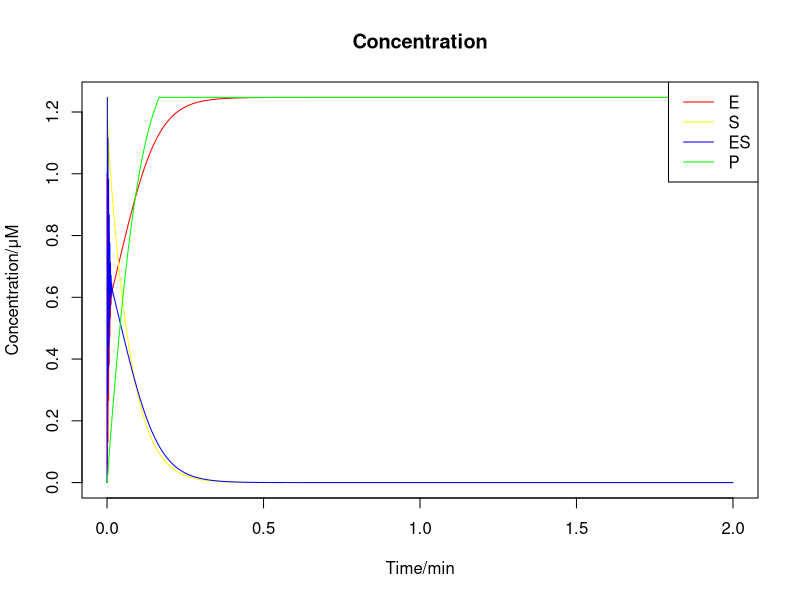
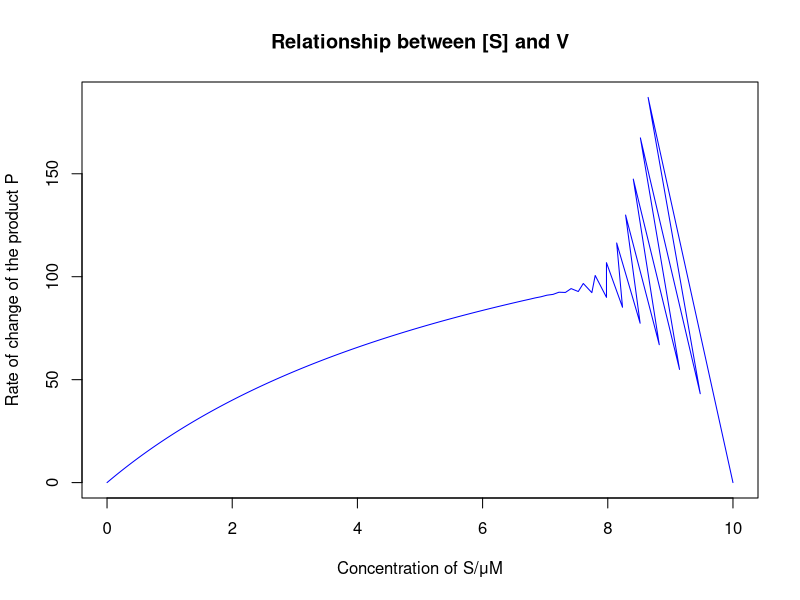

These charts were generated, in order, by the following R code:
rm(list = ls()) 
warnings('off')
k1 = 100
k2 = 600
k3 = 150
f1 = function(t, y1, y2, y3, y4) k1*y1*y2 - k2*y3 - k3*y3
f2 = function(t, y1, y2, y3, y4) k1*y1*y2 - k2*y3
f3 = function(t, y1, y2, y3, y4) k1*y1*y2 - k2*y3 - k3*y3
f4 = function(t, y1, y2, y3, y4) k3*y3
h = 0.001
N = 2000
t = c(0)
y1 = c(1)
y2 = c(10)
y3 = c(0)
y4 = c(0)
for (i in c(1:N)){
  K11 = f1(tail(t,1), tail(y1,1), tail(y2,1), tail(y3,1), tail(y4,1)) 
  K12 = f1(tail(t,1) + 0.5*h, tail(y1,1) + 0.5*h*K11, tail(y2,1) + 0.5*h*K11, tail(y3,1) + 0.5*h*K11, tail(y4,1) + 0.5*h*K11)
  K13 = f1(tail(t,1) + 0.5*h, tail(y1,1) + 0.5*h*K12, tail(y2,1) + 0.5*h*K12, tail(y3,1) + 0.5*h*K12, tail(y4,1) + 0.5*h*K12)
  K14 = f1(tail(t,1) + h, tail(y1,1) + h*K13, tail(y2,1) + h*K13, tail(y3,1) + h*K13, tail(y4,1) + h*K13)
  y1_temple = tail(y1,1) - h/6*(K11 + 2*K12 + 2*K13 + K14)
  K21 = f2(tail(t,1), tail(y1,1), tail(y2,1), tail(y3,1), tail(y4,1))  
  K22 = f2(tail(t,1) + 0.5*h, tail(y1,1) + 0.5*h*K21, tail(y2,1) + 0.5*h*K21, tail(y3,1) + 0.5*h*K21, tail(y4,1) + 0.5*h*K21)
  K23 = f2(tail(t,1) + 0.5*h, tail(y1,1) + 0.5*h*K22, tail(y2,1) + 0.5*h*K22, tail(y3,1) + 0.5*h*K22, tail(y4,1) + 0.5*h*K22)
  K24 = f2(tail(t,1) + h, tail(y1,1) + h*K23, tail(y2,1) + h*K23, tail(y3,1) + h*K23, tail(y4,1) + h*K23)
  y2_temple = tail(y2,1) - h/6*(K21 + 2*K22 + 2*K23 + K24)
  K31 = f3(tail(t,1), tail(y1,1), tail(y2,1), tail(y3,1), tail(y4,1))  
  K32 = f3(tail(t,1) + 0.5*h, tail(y1,1) + 0.5*h*K31, tail(y2,1) + 0.5*h*K31, tail(y3,1) + 0.5*h*K31, tail(y4,1) + 0.5*h*K31)
  K33 = f3(tail(t,1) + 0.5*h, tail(y1,1) + 0.5*h*K32, tail(y2,1) + 0.5*h*K32, tail(y3,1) + 0.5*h*K32, tail(y4,1) + 0.5*h*K32)
  K34 = f3(tail(t,1) + h, tail(y1,1) + h*K33, tail(y2,1) + h*K33, tail(y3,1) + h*K33, tail(y4,1) + h*K33)
  y3_temple = tail(y3,1) + h/6*(K31 + 2*K32 + 2*K33 + K34)
  K41 = f4(tail(t,1), tail(y1,1), tail(y2,1), tail(y3,1), tail(y4,1))  
  K42 = f4(tail(t,1) + 0.5*h, tail(y1,1) + 0.5*h*K41, tail(y2,1) + 0.5*h*K41, tail(y3,1) + 0.5*h*K41, tail(y4,1) + 0.5*h*K41)
  K43 = f4(tail(t,1) + 0.5*h, tail(y1,1) + 0.5*h*K42, tail(y2,1) + 0.5*h*K42, tail(y3,1) + 0.5*h*K42, tail(y4,1) + 0.5*h*K42)
  K44 = f4(tail(t,1) + h, tail(y1,1) + h*K43, tail(y2,1) + h*K43, tail(y3,1) + h*K43, tail(y4,1) + h*K43)
  y4_temple = tail(y4,1) + h/6*(K41 + 2*K42 + 2*K43 + K44)
  if(y1_temple > 0){
    y1 = append(y1,y1_temple)
  }else{
    y1 = append(y1,0)
  }
  if(y2_temple > 0){
    y2 = append(y2,y2_temple)
  }else{
    y2 = append(y2,0)
  }
  y3 = append(y3,y3_temple)
  if(y4_temple > 10){
    y4 = append(y4,10)
  }else{
    y4 = append(y4,y4_temple)
  }
  
  t = append(t,tail(t,1) + h)
}

plot(t,y1,type="l",col="red",main="Concentration",xlab="Time/min",ylab="Concentration/μM")
par(new=TRUE)
plot(t,y2,type="l",col="yellow",pch =0,axes = FALSE,xlab=" ", ylab=" ")
par(new=TRUE)
plot(t,y3,type="l",col="blue",pch =0,axes = FALSE,xlab=" ", ylab=" ")
par(new=TRUE)
plot(t,y4,type="l",col="green",pch =0,axes = FALSE,xlab=" ", ylab=" ")
legend("topright", legend=c("E","S","ES","P"),lty=c(1,1,1,1),col=c("red","yellow", "blue","green"))

V = rep(0,length(y3))
for (i in c(1:length(y3))){
  V[i] = k3*y3[i]
}

plot(y2,V,type="l",col="blue",main="Relationship between [S] and V",xlab="Concentration of S/μM",ylab="Rate of change of the product P")